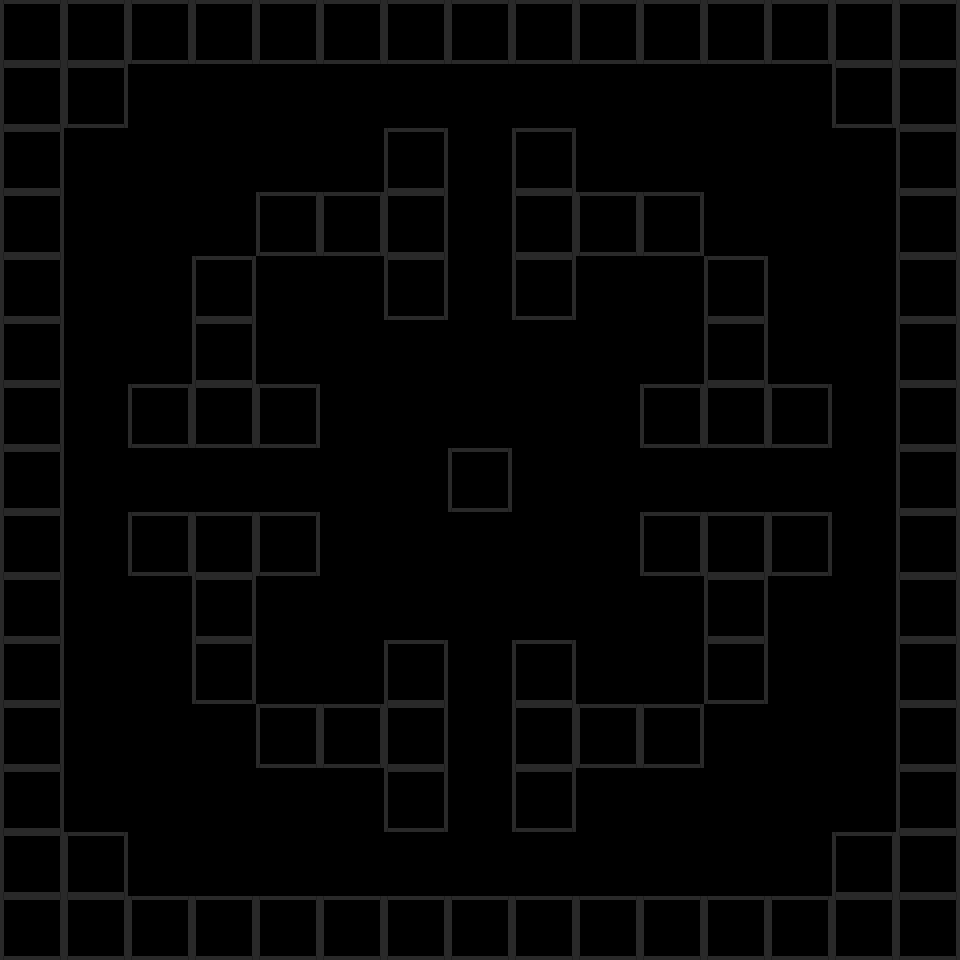

This game map was drawn from its Tiled (.tmx) file and the tilesets committed beside it. A one-line description and the trimmed map source follow:
An orthogonal 15x15 tile map with 64x64 px tiles, 1 tile layer (Kachelebene 1) and 48 objects.

<map version="1.0" orientation="orthogonal" renderorder="right-down" width="15" height="15" tilewidth="64" tileheight="64" nextobjectid="101">
 <tileset firstgid="1" name="TankTrouble" tilewidth="64" tileheight="64" tilecount="1">
  <image source="tile.png" width="64" height="64" />
 </tileset>
 <layer name="Kachelebene 1" width="15" height="15">
  <data>[225 cells, 101 non-empty, 1 distinct tile ids]</data>
 </layer>
 <objectgroup name="Collision" visible="0">
  <object id="18" x="0" y="0" width="128" height="128" />
  <object id="19" x="832" y="0" width="128" height="128" />
  <object id="20" x="832" y="832" width="128" height="128" />
  <object id="21" x="0" y="832" width="128" height="128" />
  <object id="22" x="0" y="128" width="64" height="704" />
  <object id="23" x="128" y="896" width="704" height="64" />
  <object id="24" x="896" y="128" width="64" height="704" />
  <object id="25" x="128" y="0" width="704" height="64" />
  <object id="28" x="768" y="384" width="64" height="64" />
  <object id="29" x="704" y="256" width="64" height="64" />
  <object id="30" x="512" y="128" width="64" height="64" />
  <object id="32" x="384" y="128" width="64" height="64" />
  <object id="34" x="192" y="256" width="64" height="64" />
  <object id="35" x="128" y="384" width="64" height="64" />
  <object id="45" x="768" y="512" width="64" height="64" />
  <object id="46" x="704" y="640" width="64" height="64" />
  <object id="47" x="512" y="768" width="64" height="64" />
  <object id="67" x="192" y="640" width="64" height="64" />
  <object id="68" x="384" y="768" width="64" height="64" />
  <object id="69" x="128" y="512" width="64" height="64" />
  <object id="78" x="448" y="448" width="64" height="64" />
  <object id="79" x="512" y="192" width="192" height="64" />
  <object id="80" x="512" y="256" width="64" height="64" />
  <object id="81" x="704" y="320" width="64" height="128" />
  <object id="82" x="640" y="384" width="64" height="64" />
  <object id="83" x="704" y="512" width="64" height="128" />
  <object id="86" x="512" y="704" width="192" height="64" />
  <object id="87" x="256" y="704" width="192" height="64" />
  <object id="88" x="192" y="512" width="64" height="128" />
  <object id="89" x="192" y="320" width="64" height="128" />
  <object id="90" x="256" y="192" width="192" height="64" />
  <object id="91" x="384" y="256" width="64" height="64" />
  <object id="92" x="256" y="384" width="64" height="64" />
  <object id="93" x="256" y="512" width="64" height="64" />
  <object id="94" x="384" y="640" width="64" height="64" />
  <object id="95" x="512" y="640" width="64" height="64" />
  <object id="96" x="640" y="512" width="64" height="64" />
 </objectgroup>
 <objectgroup name="TankSpawnPoints">
  <object id="61" x="576" y="768" width="128" height="128" />
  <object id="72" x="256" y="768" width="128" height="128" />
  <object id="73" x="64" y="576" width="128" height="128" />
  <object id="74" x="64" y="256" width="128" height="128" />
  <object id="75" x="256" y="64" width="128" height="128" />
  <object id="76" x="576" y="64" width="128" height="128" />
  <object id="77" x="768" y="256" width="128" height="128" />
  <object id="97" x="256" y="256" width="128" height="128" />
  <object id="98" x="576" y="256" width="128" height="128" />
  <object id="99" x="576" y="576" width="128" height="128" />
  <object id="100" x="256" y="576" width="128" height="128" />
 </objectgroup>
</map>